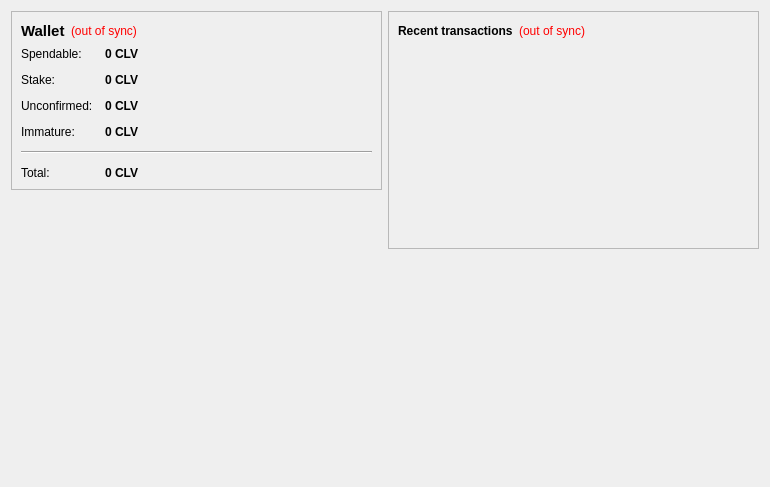
<?xml version="1.0" encoding="UTF-8"?>
<ui version="4.0">
 <class>OverviewPage</class>
 <widget class="QWidget" name="OverviewPage">
  <property name="geometry">
   <rect>
    <x>0</x>
    <y>0</y>
    <width>770</width>
    <height>487</height>
   </rect>
  </property>
  <property name="windowTitle">
   <string>Form</string>
  </property>
  <layout class="QHBoxLayout" name="horizontalLayout" stretch="1,1">
   <item>
    <layout class="QVBoxLayout" name="verticalLayout_2">
     <item>
      <widget class="QFrame" name="frame">
       <property name="frameShape">
        <enum>QFrame::StyledPanel</enum>
       </property>
       <property name="frameShadow">
        <enum>QFrame::Raised</enum>
       </property>
       <layout class="QVBoxLayout" name="verticalLayout_4">
        <item>
         <layout class="QHBoxLayout" name="horizontalLayout_4">
          <item>
           <widget class="QLabel" name="label_5">
            <property name="font">
             <font>
              <pointsize>11</pointsize>
              <weight>75</weight>
              <bold>true</bold>
             </font>
            </property>
            <property name="text">
             <string>Wallet</string>
            </property>
           </widget>
          </item>
          <item>
           <widget class="QLabel" name="labelWalletStatus">
            <property name="toolTip">
             <string>The displayed information may be out of date. Your wallet automatically synchronizes with the Cleverbot network after a connection is established, but this process has not completed yet.</string>
            </property>
            <property name="styleSheet">
             <string notr="true">QLabel { color: red; }</string>
            </property>
            <property name="text">
             <string notr="true">(out of sync)</string>
            </property>
            <property name="alignment">
             <set>Qt::AlignLeading|Qt::AlignLeft|Qt::AlignVCenter</set>
            </property>
           </widget>
          </item>
          <item>
           <spacer name="horizontalSpacer_2">
            <property name="orientation">
             <enum>Qt::Horizontal</enum>
            </property>
            <property name="sizeHint" stdset="0">
             <size>
              <width>40</width>
              <height>20</height>
             </size>
            </property>
           </spacer>
          </item>
         </layout>
        </item>
        <item>
         <layout class="QFormLayout" name="formLayout_2">
          <property name="fieldGrowthPolicy">
           <enum>QFormLayout::AllNonFixedFieldsGrow</enum>
          </property>
          <property name="horizontalSpacing">
           <number>12</number>
          </property>
          <property name="verticalSpacing">
           <number>12</number>
          </property>
          <item row="0" column="0">
           <widget class="QLabel" name="label">
            <property name="text">
             <string>Spendable:</string>
            </property>
           </widget>
          </item>
          <item row="0" column="1">
           <widget class="QLabel" name="labelBalance">
            <property name="font">
             <font>
              <weight>75</weight>
              <bold>true</bold>
             </font>
            </property>
            <property name="cursor">
             <cursorShape>IBeamCursor</cursorShape>
            </property>
            <property name="toolTip">
             <string>Your current spendable balance</string>
            </property>
            <property name="text">
             <string notr="true">0 CLV</string>
            </property>
            <property name="textInteractionFlags">
             <set>Qt::LinksAccessibleByMouse|Qt::TextSelectableByKeyboard|Qt::TextSelectableByMouse</set>
            </property>
           </widget>
          </item>
          <item row="1" column="0">
           <widget class="QLabel" name="label_6">
            <property name="text">
             <string>Stake:</string>
            </property>
           </widget>
          </item>
          <item row="1" column="1">
           <widget class="QLabel" name="labelStake">
            <property name="font">
             <font>
              <weight>75</weight>
              <bold>true</bold>
             </font>
            </property>
            <property name="cursor">
             <cursorShape>IBeamCursor</cursorShape>
            </property>
            <property name="toolTip">
             <string>Total of coins that was staked, and do not yet count toward the current balance</string>
            </property>
            <property name="text">
             <string notr="true">0 CLV</string>
            </property>
            <property name="textInteractionFlags">
             <set>Qt::LinksAccessibleByMouse|Qt::TextSelectableByKeyboard|Qt::TextSelectableByMouse</set>
            </property>
           </widget>
          </item>
          <item row="2" column="0">
           <widget class="QLabel" name="label_3">
            <property name="text">
             <string>Unconfirmed:</string>
            </property>
           </widget>
          </item>
          <item row="2" column="1">
           <widget class="QLabel" name="labelUnconfirmed">
            <property name="font">
             <font>
              <weight>75</weight>
              <bold>true</bold>
             </font>
            </property>
            <property name="cursor">
             <cursorShape>IBeamCursor</cursorShape>
            </property>
            <property name="toolTip">
             <string>Total of transactions that have yet to be confirmed, and do not yet count toward the current balance</string>
            </property>
            <property name="text">
             <string notr="true">0 CLV</string>
            </property>
            <property name="textInteractionFlags">
             <set>Qt::LinksAccessibleByMouse|Qt::TextSelectableByKeyboard|Qt::TextSelectableByMouse</set>
            </property>
           </widget>
          </item>
          <item row="3" column="0">
           <widget class="QLabel" name="labelImmatureText">
            <property name="text">
             <string>Immature:</string>
            </property>
           </widget>
          </item>
          <item row="3" column="1">
           <widget class="QLabel" name="labelImmature">
            <property name="font">
             <font>
              <weight>75</weight>
              <bold>true</bold>
             </font>
            </property>
            <property name="toolTip">
             <string>Mined balance that has not yet matured</string>
            </property>
            <property name="text">
             <string notr="true">0 CLV</string>
            </property>
            <property name="textInteractionFlags">
             <set>Qt::LinksAccessibleByMouse|Qt::TextSelectableByKeyboard|Qt::TextSelectableByMouse</set>
            </property>
           </widget>
          </item>
          <item row="4" column="0" colspan="2">
           <widget class="Line" name="line">
            <property name="orientation">
             <enum>Qt::Horizontal</enum>
            </property>
           </widget>
          </item>
          <item row="5" column="0">
           <widget class="QLabel" name="labelTotalText">
            <property name="text">
             <string>Total:</string>
            </property>
           </widget>
          </item>
          <item row="5" column="1">
           <widget class="QLabel" name="labelTotal">
            <property name="font">
             <font>
              <weight>75</weight>
              <bold>true</bold>
             </font>
            </property>
            <property name="cursor">
             <cursorShape>IBeamCursor</cursorShape>
            </property>
            <property name="toolTip">
             <string>Your current total balance</string>
            </property>
            <property name="text">
             <string notr="true">0 CLV</string>
            </property>
            <property name="textInteractionFlags">
             <set>Qt::LinksAccessibleByMouse|Qt::TextSelectableByKeyboard|Qt::TextSelectableByMouse</set>
            </property>
           </widget>
          </item>
         </layout>
        </item>
       </layout>
      </widget>
     </item>
     <item>
      <spacer name="verticalSpacer">
       <property name="orientation">
        <enum>Qt::Vertical</enum>
       </property>
       <property name="sizeHint" stdset="0">
        <size>
         <width>20</width>
         <height>40</height>
        </size>
       </property>
      </spacer>
     </item>
     <item>
      <widget class="QLabel" name="labelstat">
       <property name="styleSheet">
        <string notr="true"/>
       </property>
       <property name="text">
        <string/>
       </property>
       <property name="pixmap">
        <pixmap resource="../bitcoin.qrc">:/images/about</pixmap>
       </property>
      </widget>
     </item>
    </layout>
   </item>
   <item>
    <layout class="QVBoxLayout" name="verticalLayout_3">
     <item>
      <widget class="QFrame" name="frame_2">
       <property name="frameShape">
        <enum>QFrame::StyledPanel</enum>
       </property>
       <property name="frameShadow">
        <enum>QFrame::Raised</enum>
       </property>
       <layout class="QVBoxLayout" name="verticalLayout">
        <item>
         <layout class="QHBoxLayout" name="horizontalLayout_2">
          <item>
           <widget class="QLabel" name="label_4">
            <property name="text">
             <string>&lt;b&gt;Recent transactions&lt;/b&gt;</string>
            </property>
           </widget>
          </item>
          <item>
           <widget class="QLabel" name="labelTransactionsStatus">
            <property name="toolTip">
             <string>The displayed information may be out of date. Your wallet automatically synchronizes with the Cleverbot network after a connection is established, but this process has not completed yet.</string>
            </property>
            <property name="styleSheet">
             <string notr="true">QLabel { color: red; }</string>
            </property>
            <property name="text">
             <string notr="true">(out of sync)</string>
            </property>
            <property name="alignment">
             <set>Qt::AlignRight|Qt::AlignTrailing|Qt::AlignVCenter</set>
            </property>
           </widget>
          </item>
          <item>
           <spacer name="horizontalSpacer">
            <property name="orientation">
             <enum>Qt::Horizontal</enum>
            </property>
            <property name="sizeHint" stdset="0">
             <size>
              <width>40</width>
              <height>20</height>
             </size>
            </property>
           </spacer>
          </item>
         </layout>
        </item>
        <item>
         <widget class="QListView" name="listTransactions">
          <property name="styleSheet">
           <string notr="true">QListView { background: transparent; }</string>
          </property>
          <property name="frameShape">
           <enum>QFrame::NoFrame</enum>
          </property>
          <property name="verticalScrollBarPolicy">
           <enum>Qt::ScrollBarAlwaysOff</enum>
          </property>
          <property name="horizontalScrollBarPolicy">
           <enum>Qt::ScrollBarAlwaysOff</enum>
          </property>
          <property name="selectionMode">
           <enum>QAbstractItemView::NoSelection</enum>
          </property>
         </widget>
        </item>
       </layout>
      </widget>
     </item>
     <item>
      <spacer name="verticalSpacer_2">
       <property name="orientation">
        <enum>Qt::Vertical</enum>
       </property>
       <property name="sizeHint" stdset="0">
        <size>
         <width>20</width>
         <height>40</height>
        </size>
       </property>
      </spacer>
     </item>
    </layout>
   </item>
  </layout>
 </widget>
 <resources>
  <include location="../bitcoin.qrc"/>
 </resources>
 <connections/>
</ui>
